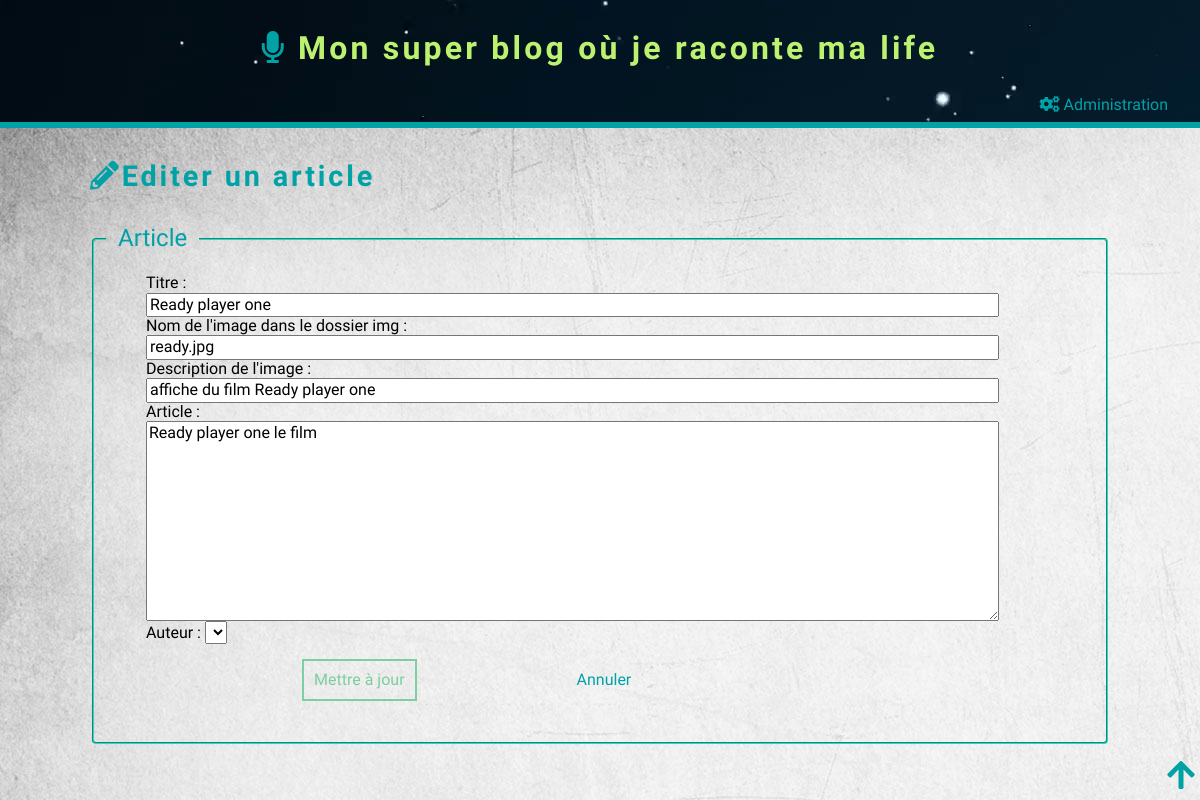
/contenu_editer_article.php?idArticle=3, run on the app's committed database.
### tables this page shows
CREATE TABLE `article` (
  `id` smallint(5) NOT NULL,
  `titre` varchar(150) NOT NULL,
  `contenu` text NOT NULL,
  `date` datetime NOT NULL DEFAULT CURRENT_TIMESTAMP,
  `idAuteur` smallint(5) NOT NULL,
  `idCategorie` smallint(5) DEFAULT NULL,
  `image` varchar(200) DEFAULT NULL,
  `description` varchar(50) DEFAULT NULL,
  `modifierPar` varchar(50) DEFAULT NULL
);

### contenu_editer_article.php (the view, shortened to what this page needs)
<?php include 'php/header.php';?>
		<main>
			<h2><i class="fas fa-pencil-alt"></i>Editer un article</h2>
			<section>
<?php
$query = $pdo->prepare
(
    'SELECT
    	article.id,
        libelle,
        titre,
        contenu,
        nom,
        date,
        image,
        description
     FROM article
     INNER JOIN auteur ON auteur.id = article.idAuteur
     INNER JOIN categorie ON categorie.id = article.idCategorie
     WHERE article.id = ?
     '
);
$query->execute(array($_GET['idArticle']));
$affichage_article = $query->fetch(PDO::FETCH_ASSOC);
$idArticle = $affichage_article['id'];
$titre = $affichage_article['titre'];
$contenu = $affichage_article['contenu'];
$image = $affichage_article['image'];
$description = $affichage_article['description'];
echo('
	<form method="POST" action="php/editer_article.php">
		<fieldset>
			<legend>Article</legend>
			<ul>
				<li class="post">
					<label for="id"></label>
					<input type="text" name="id" id="'.$idArticle.'" value="'.$idArticle.'">
				</li>
				<li>
					<label for="'.$titre.'"> Titre :</label>
					<input type="text" name="titre" id="'.$titre.'" value="'.$titre.'">
				</li>
				<li>
					<label for="'.$image.'"> Nom de l\'image dans le dossier img :</label>
					<input type="text" name="image" id="'.$image.'" value="'.$image.'">
				</li>
				<li>
					<label for="'.$description.'"> Description de l\'image :</label>
					<input type="text" name="description" id="'.$description.'" value="'.$description.'">
				</li>
				<li>
					<label for="'.$contenu.'">Article : </label>
					<textarea type="text" name="contenu" id="'.$contenu.'">'.$contenu.'</textarea>
				</li>
				<li>
					<label for="auteur">Auteur : </label>
					<select name="auteur" id="auteur">
						<option value="'.$_SESSION['connexion_pseudo'].'">'.$_SESSION['connexion_pseudo'].'</option>
					</select>
				</li>
				<li class="liButton">
					<label for="MAJ"></label>
					<button type="submit">Mettre à jour</button>
				</li>
				<liclass="liButton">
					<label for="annuler"></label>
					<a href="admin.php">Annuler</a>
				</li>
			</ul>
		</fieldset>
	</form>
');
?>
</section>
		</main>
<?php include 'php/footer.php'; ?>

### css/style.css (style rules this page uses)
* { box-sizing: border-box; }
i { color:#01A2A6; }
a { text-decoration: none; }
form { margin-top: 2em; }
form fieldset { border-color:#29D9C2; border-radius: 4px; }
form fieldset legend { color: #01A2A6; font-size: 1.5em; padding: 0 0.5em; }
form input { display: block; width:90%; }
textarea { display: block; width:90%; height:200px; }
ul { list-style:none; }
a { color: #01A2A6; transition: all 0.25s; }
a, button { cursor:pointer; }
body { background: url('../img/fond.jpg') repeat; background-color: #F1F1F1; font-family: 'Dosis', sans-serif; }
h1, h2, h3 { color: #01A2A6; letter-spacing: 0.1em; }
h2 { font-size: 1.8em; }
main { margin: 0 auto; width: 85%; }
.liButton { text-align: center; width: 45%; display: inline-block; margin: 15px auto; }
.liButton button[type=submit] { padding: 10px; border: 2px solid #7DCEA0; color:#7DCEA0; background-color: transparent; }

### data on the page
article: titre "Ready player one", image "ready.jpg", description "affiche du film Ready player one", contenu "Ready player one le film"
